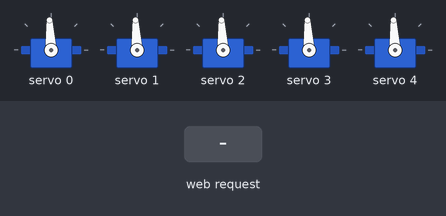
This sketch was run on a simulated ESP32. Shown: 5 × servo. Inputs (shaded band) come from the test bench. What the sketch prints to the serial monitor is not drawn.

Above: at 2.7 s.
2.8 s: HTTP request GET /set?i=1&a=1 received
At 3.8 s:
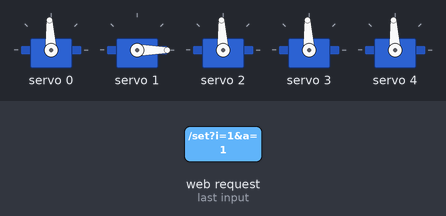
4.3 s: HTTP request GET /center received
At 5.0 s:
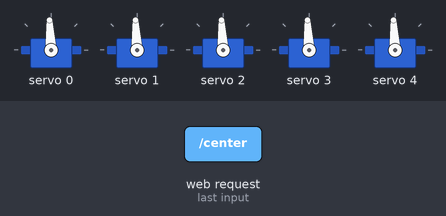
Timing chart, 0 to 7.3 s (numbered marks = the images above; inputs shaded):
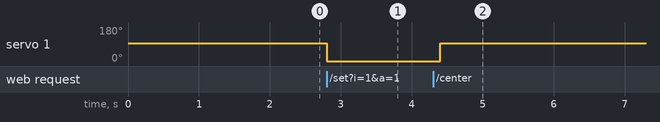

The sketch:

teste_servos_pca9685.ino
```cpp
/*
  Teste dos servos no PCA9685 com controle visual (sliders no navegador)

  Ligacao:
    PCA9685 VCC -> 3V3 | GND -> GND (comum com a fonte)
    PCA9685 SDA -> GPIO 21 | SCL -> GPIO 22
    PCA9685 V+ (borne) -> 5V a 6V da fonte (alimentacao dos servos)

  Como usar:
    1. Grave o codigo e ligue a fonte dos servos.
    2. No PC ou celular, conecte no Wi-Fi "DUM-E" (senha 12345678).
    3. Abra no navegador: http://192.168.4.1
    4. Mexa os sliders para controlar cada servo.

  Biblioteca necessaria (Gerenciador de Bibliotecas):
    "Adafruit PWM Servo Driver Library"
*/

#include <Wire.h>
#include <WiFi.h>
#include <WebServer.h>
#include <Adafruit_PWMServoDriver.h>

// ---------- Configuracao ----------
const int PIN_SDA = 21;
const int PIN_SCL = 22;

const char* AP_SSID = "DUM-E";
const char* AP_PASS = "12345678";

const uint8_t NUM_SERVOS = 5;
// Canais do PCA9685 onde cada servo esta ligado (troque se precisar)
const uint8_t CANAIS[NUM_SERVOS] = {0, 1, 2, 3, 4};

// Limites de seguranca de cada servo (graus)
const int ANG_MIN[NUM_SERVOS] = {0, 0, 0, 0, 0};
const int ANG_MAX[NUM_SERVOS] = {180, 180, 180, 180, 180};

const int ANG_INICIAL = 90;

// Pulso do servo (microssegundos) para 0 e 180 graus
const int US_MIN = 500;
const int US_MAX = 2500;
// ----------------------------------

Adafruit_PWMServoDriver pwm = Adafruit_PWMServoDriver(0x40);
WebServer server(80);
int anguloAtual[NUM_SERVOS];

void setAngulo(int i, int ang) {
  ang = constrain(ang, ANG_MIN[i], ANG_MAX[i]);
  anguloAtual[i] = ang;
  int us = map(ang, 0, 180, US_MIN, US_MAX);
  pwm.writeMicroseconds(CANAIS[i], us);
}

const char PAGINA[] PROGMEM = R"rawliteral(
<!DOCTYPE html>
<html lang="pt-br">
<head>
<meta charset="utf-8">
<meta name="viewport" content="width=device-width, initial-scale=1">
<title>Teste de Servos</title>
<style>
  body { background:#0e1116; color:#e6edf3; font-family:system-ui,sans-serif; margin:0; padding:20px; }
  h1 { font-size:20px; margin:0 0 4px; }
  p.sub { color:#8b949e; margin:0 0 20px; font-size:14px; }
  .card { background:#161b22; border:1px solid #30363d; border-radius:8px; padding:14px 16px; margin-bottom:12px; max-width:520px; }
  .topo { display:flex; justify-content:space-between; align-items:baseline; margin-bottom:8px; }
  .topo small { color:#8b949e; }
  .valor { font-family:monospace; font-size:20px; color:#58a6ff; }
  input[type=range] { width:100%; accent-color:#58a6ff; }
  button { background:#238636; color:#fff; border:0; border-radius:6px; padding:10px 18px; font-size:15px; cursor:pointer; }
  button:active { background:#2ea043; }
</style>
</head>
<body>
  <h1>Teste de Servos - PCA9685</h1>
  <p class="sub">Arraste os sliders para mover cada servo.</p>
  <div id="box"></div>
  <button onclick="centralizar()">Centralizar tudo (90&deg;)</button>

<script>
let st = null;
let ultimoEnvio = 0;

function enviar(i, ang, forcar) {
  const agora = Date.now();
  if (!forcar && agora - ultimoEnvio < 40) return;
  ultimoEnvio = agora;
  fetch('/set?i=' + i + '&a=' + ang).catch(() => {});
}

async function atualizar() {
  st = await (await fetch('/state')).json();
  const box = document.getElementById('box');
  if (box.children.length === 0) {
    st.canais.forEach((c, i) => {
      const d = document.createElement('div');
      d.className = 'card';
      d.innerHTML =
        '<div class="topo"><span>Servo ' + i + ' <small>(canal ' + c + ')</small></span>' +
        '<span class="valor" id="v' + i + '"></span></div>' +
        '<input type="range" id="s' + i + '" min="' + st.min[i] + '" max="' + st.max[i] + '">';
      box.appendChild(d);
      const s = d.querySelector('input');
      s.addEventListener('input', () => {
        document.getElementById('v' + i).textContent = s.value + '\u00B0';
        enviar(i, s.value, false);
      });
      s.addEventListener('change', () => enviar(i, s.value, true));
    });
  }
  st.ang.forEach((a, i) => {
    document.getElementById('s' + i).value = a;
    document.getElementById('v' + i).textContent = a + '\u00B0';
  });
}

async function centralizar() {
  await fetch('/center');
  atualizar();
}

atualizar();
</script>
</body>
</html>
)rawliteral";

void handleRaiz() {
  server.send_P(200, "text/html; charset=utf-8", PAGINA);
}

void handleState() {
  String j = "{\"canais\":[";
  for (int i = 0; i < NUM_SERVOS; i++) { if (i) j += ","; j += CANAIS[i]; }
  j += "],\"ang\":[";
  for (int i = 0; i < NUM_SERVOS; i++) { if (i) j += ","; j += anguloAtual[i]; }
  j += "],\"min\":[";
  for (int i = 0; i < NUM_SERVOS; i++) { if (i) j += ","; j += ANG_MIN[i]; }
  j += "],\"max\":[";
  for (int i = 0; i < NUM_SERVOS; i++) { if (i) j += ","; j += ANG_MAX[i]; }
  j += "]}";
  server.send(200, "application/json", j);
}

void handleSet() {
  if (!server.hasArg("i") || !server.hasArg("a")) {
    server.send(400, "text/plain", "faltam parametros");
    return;
  }
  int i = server.arg("i").toInt();
  int a = server.arg("a").toInt();
  if (i < 0 || i >= NUM_SERVOS) {
    server.send(400, "text/plain", "servo invalido");
    return;
  }
  setAngulo(i, a);
  server.send(200, "text/plain", "ok");
}

void handleCenter() {
  for (int i = 0; i < NUM_SERVOS; i++) {
    setAngulo(i, ANG_INICIAL);
    delay(100);
  }
  server.send(200, "text/plain", "ok");
}

void setup() {
  Serial.begin(115200);

  Wire.begin(PIN_SDA, PIN_SCL);
  pwm.begin();
  pwm.setOscillatorFrequency(27000000);
  pwm.setPWMFreq(50);
  delay(10);

  // Servos iniciam em 90 graus, um de cada vez para evitar pico de corrente
  for (int i = 0; i < NUM_SERVOS; i++) {
    setAngulo(i, ANG_INICIAL);
    delay(300);
  }
  Serial.println("Servos em 90 graus.");

  WiFi.softAP(AP_SSID, AP_PASS);
  Serial.print("Wi-Fi: ");
  Serial.print(AP_SSID);
  Serial.print(" | Acesse: http://");
  Serial.println(WiFi.softAPIP());

  server.on("/", handleRaiz);
  server.on("/state", handleState);
  server.on("/set", handleSet);
  server.on("/center", handleCenter);
  server.begin();
}

void loop() {
  server.handleClient();
}
```

Measured:
- after the input at 2.8 s, servo 1: 93° → 0° at once
- after the input at 4.3 s, servo 1: 0° → 93° after 0.10 s
